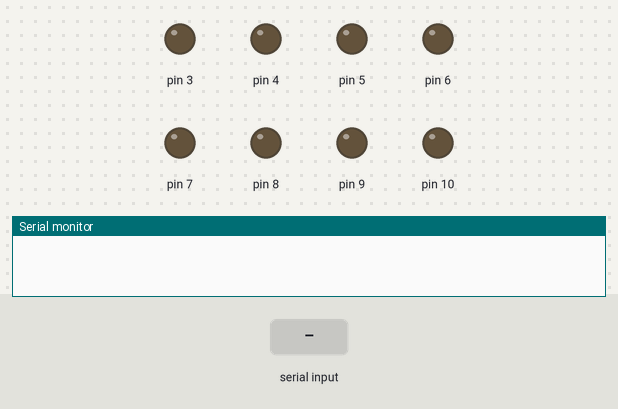
A sketch run on a simulated Arduino Uno, built with avr-gcc and run on an emulated ATmega328P. Parts: output pins drawn as LEDs (lit = HIGH), the last lines printed to the serial monitor. The test bench sets the inputs (shaded band).

Above: at 1.2 s.
1.3 s: "1" received over Serial
At 1.7 s:
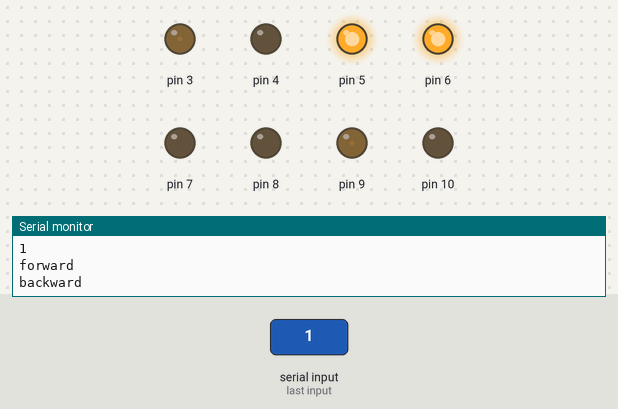
3.8 s: "2" received over Serial
At 4.6 s:
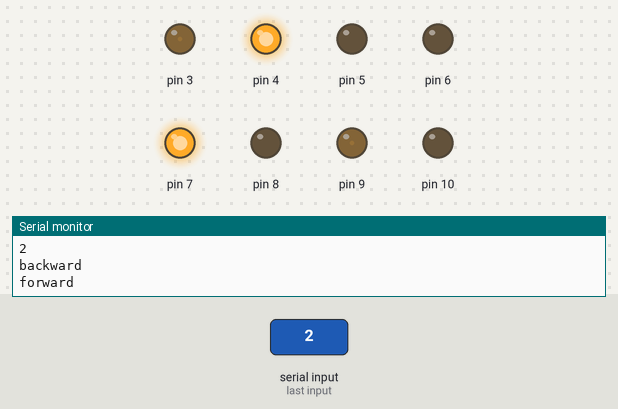
6.3 s: "3" received over Serial
At 6.8 s:
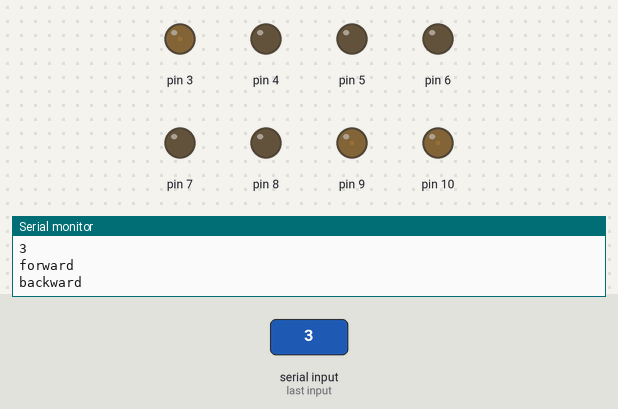
7.8 s: "1" received over Serial
At 8.6 s:
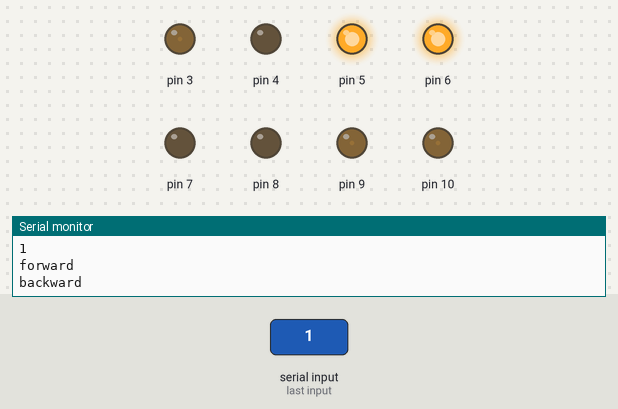
10.3 s: "2" received over Serial
At 11.0 s:
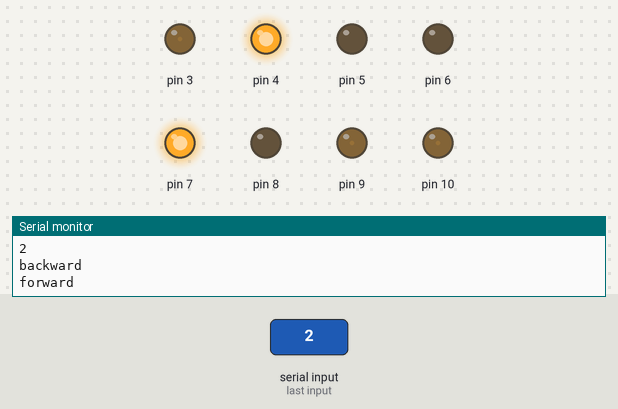
Timing chart, 0 to 13.3 s (numbered marks = the images above; inputs shaded):
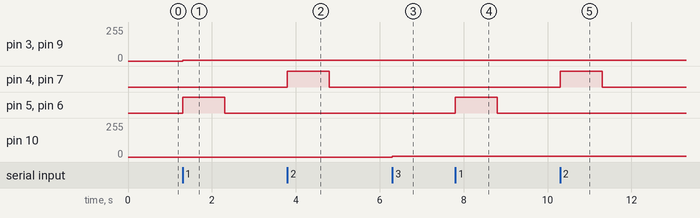

Measured:
- after the input at 1.3 s, pin 3, pin 9: 0/255 → 5/255 at once; pin 5, pin 6: LOW → HIGH at once, → LOW 1.0 s later
- after the input at 3.8 s, pin 4, pin 7: LOW → HIGH at once, → LOW 1.0 s later
- after the input at 6.3 s, pin 10: 0/255 → 5/255 at once
- after the input at 7.8 s, pin 5, pin 6: LOW → HIGH at once, → LOW 1.0 s later
- after the input at 10.3 s, pin 4, pin 7: LOW → HIGH at once, → LOW 1.0 s later

The sketch:

motors.ino
```cpp
uint8_t power = 5;

class Motor{
public:
  Motor(int EN, int IN1, int IN2, uint8_t power){
    _EN = EN;
    _IN1 = IN1;
    _IN2 = IN2;
    _power = power;

    pinMode(_EN, OUTPUT);
    pinMode(_IN1, OUTPUT);
    pinMode(_IN2, OUTPUT);

    digitalWrite(_IN1, LOW);
    digitalWrite(_IN2, LOW);
  }

  void forward(){
    Serial.println("forward");
    analogWrite(_EN, _power);
    digitalWrite(_IN1, HIGH);
    digitalWrite(_IN2, LOW);

    analogWrite(_EN, _power);
    digitalWrite(_IN1, LOW);
    digitalWrite(_IN2, HIGH);
  }

  void backward(){
    Serial.println("backward");
    analogWrite(_EN, _power);
    digitalWrite(_IN1, LOW);
    digitalWrite(_IN2, HIGH);

    analogWrite(_EN, _power);
    digitalWrite(_IN1, HIGH);
    digitalWrite(_IN2, LOW);
  }

  void stop(){
    digitalWrite(_IN1, LOW);
    digitalWrite(_IN2, LOW);
  }

private:
  int _EN = 0;
  int _IN1 = 0;
  int _IN2 = 0;
  uint8_t _power = 0;
};

Motor m1(9, 7, 6, power);
Motor m2(3, 5, 4, power);
Motor m3(8, 24, 25, power);
Motor m4(10, 26, 27, power);

void setup(){
  Serial.begin(9600);
  m1.stop();
  m2.stop();
  m3.stop();
  m4.stop();
}

void loop(){
  if(Serial.available()){
    char q = Serial.read();
    switch(q){
      case '1':
        Serial.println(q);
        m1.forward();
        m2.backward();
        delay(1000);
        m1.stop();
        m2.stop();
        break;

      case '2':
        Serial.println(q);
        m1.backward();
        m2.forward();
        delay(1000);
        m1.stop();
        m2.stop();
        break;

      case '3':
        Serial.println(q);
        m3.forward();
        m4.backward();
        delay(1000);
        m3.stop();
        m4.stop();
        break;

      case '4':
        Serial.println(q);
        m3.backward();
        m4.forward();
        delay(1000);
        m3.stop();
        m4.stop();
        break;
    }
  }
}
```
